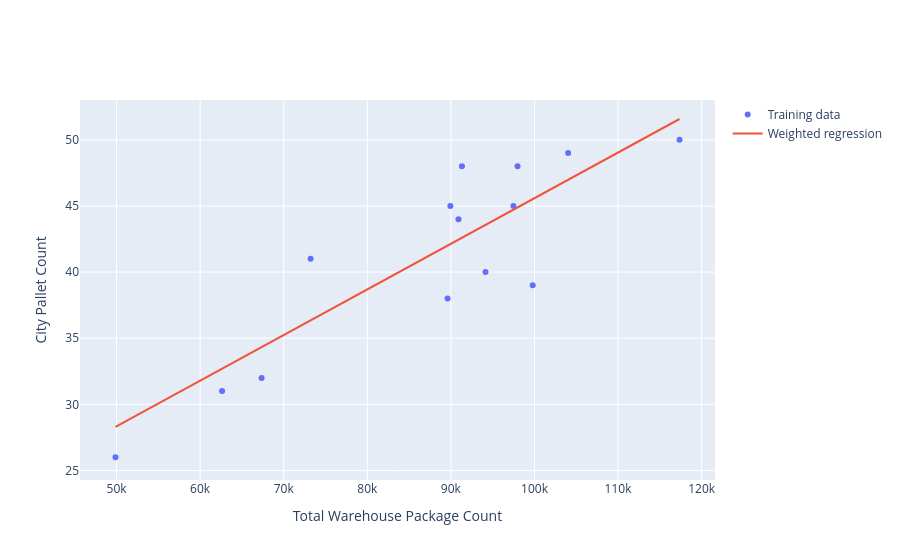

The cell this chart's notebook holds for it:
### Code cell
graphData([17,16,15,14,13,12,11,10,9,8,7,6,5,4], [89935, 117350, 89602, 67356, 73218, 62623, 97485,91324,90908,97972,94140,99789,49875,104027], [45,50,38,32,41,31,45,48,44,48,40,39,26,49])

### Figure 1 — Plotly figure (JSON) as saved in the notebook; plotly's stock layout.template omitted (floating-point values rounded to 4 significant figures)
{"data": [{"mode": "markers", "name": "Training data", "type": "scatter", "x": [89935, 117350, 89602, 67356, 73218, 62623, 97485, 91324, 90908, 97972, 94140, 99789, 49875, 104027], "y": [45, 50, 38, 32, 41, 31, 45, 48, 44, 48, 40, 39, 26, 49]}, {"mode": "lines", "name": "Weighted regression", "type": "scatter", "x": [89935, 117350, 89602, 67356, 73218, 62623, 97485, 91324, 90908, 97972, 94140, 99789, 49875, 104027], "y": [42.12, 51.58, 42.0, 34.32, 36.35, 32.69, 44.72, 42.59, 42.45, 44.89, 43.57, 45.52, 28.29, 46.98]}], "layout": {"xaxis": {"title": {"text": "Total Warehouse Package Count"}}, "yaxis": {"title": {"text": "City Pallet Count"}}}}
